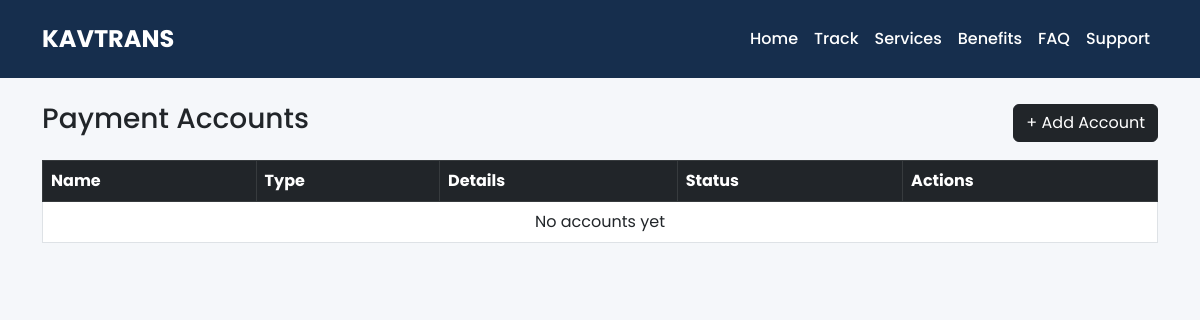
Page /dashboard/payment-accounts/ (signed in) on the earlier database version.
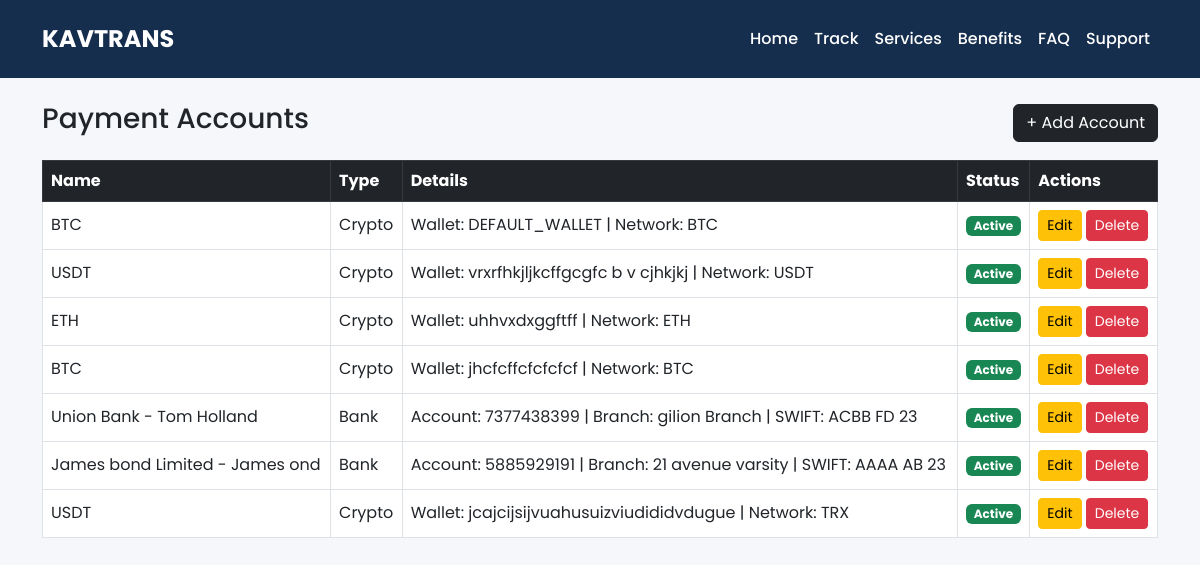
Same page on the later database version.
### core/models.py (models this page shows, shortened)
class CryptoWallet(models.Model):
    CURRENCY_CHOICES = [
        ('BTC','Bitcoin'),
        ('ETH','Ethereum'),
        ('USDT','USDT'),
        ('TRON','TRON')
    ]
    currency = models.CharField(max_length=10, choices=CURRENCY_CHOICES)
    wallet_address = models.CharField(max_length=200)
    network = models.CharField(max_length=50, blank=True)
    notes = models.TextField(blank=True)
    is_active = models.BooleanField(default=True)

### dashboard/views.py (the view, shortened to what this page needs)
# urls.py: path("payment-accounts/", views.payment_accounts, name="payment_accounts"),
@login_required(login_url="admin_login")
def payment_accounts(request):
    bank_accounts = BankAccount.objects.all()
    crypto_accounts = CryptoWallet.objects.all()
    paypal_accounts = PayPalAccount.objects.all()
    accounts = []
    for acc in bank_accounts:
        accounts.append({
            "id": acc.id,
            "name": f"{acc.bank_name} - {acc.account_name}",
            "account_type": "bank",
            "details": f"Account: {acc.account_number} | Branch: {acc.branch} | SWIFT: {acc.swift_code}",
            "is_active": acc.is_active
        })
    for acc in crypto_accounts:
        accounts.append({
            "id": acc.id,
            "name": acc.currency,
            "account_type": "crypto",
            "details": f"Wallet: {acc.wallet_address} | Network: {acc.network or 'N/A'}",
            "is_active": acc.is_active
        })
    accounts.sort(key=lambda x: x["id"], reverse=True)
    return render(request, "dashboard/payment_accounts.html", {"accounts": accounts})

### templates/dashboard/payment_accounts.html
{% extends "dashboard/dashboard_base.html" %}
{% block content %}
<div class="container mt-4">
    <div class="d-flex justify-content-between align-items-center mb-3">
        <h3>Payment Accounts</h3>
        <a href="{% url 'add_payment_account' %}" class="btn btn-dark">+ Add Account</a>
    </div>
    <table class="table table-bordered bg-white table-hover align-middle">
        <thead class="table-dark">
            <tr>
                <th>Name</th>
                <th>Type</th>
                <th>Details</th>
                <th>Status</th>
                <th>Actions</th>
            </tr>
        </thead>
        <tbody>
            {% for acc in accounts %}
            <tr>
                <td>{{ acc.name }}</td>
                <td>{{ acc.account_type|title }}</td>
                <td>{{ acc.details|truncatechars:80 }}</td>
                <td>
                    {% if acc.is_active %}
                        <span class="badge bg-success">Active</span>
                    {% else %}
                        <span class="badge bg-secondary">Inactive</span>
                    {% endif %}
                </td>
                <td>
                    <a href="{% url 'edit_payment_account' acc.account_type acc.id %}" class="btn btn-sm btn-warning">Edit</a>
                    <a href="{% url 'delete_payment_account' acc.account_type acc.id %}" class="btn btn-sm btn-danger" onclick="return confirm('Delete this account?')">Delete</a>
                </td>
            </tr>
            {% empty %}
            <tr>
                <td colspan="5" class="text-center">No accounts yet</td>
            </tr>
            {% endfor %}
        </tbody>
    </table>
</div>
{% endblock %}

### templates/dashboard/dashboard_base.html (shortened to what this page needs)
{% load static %}
<!DOCTYPE html>
<html lang="en">
<head>
<link href="https://cdn.jsdelivr.net/npm/bootstrap@5.3.0/dist/css/bootstrap.min.css" rel="stylesheet">
<link rel="stylesheet" href="https://cdnjs.cloudflare.com/ajax/libs/animate.css/4.1.1/animate.min.css"/>
<link rel="stylesheet" href="https://unpkg.com/leaflet@1.9.4/dist/leaflet.css"/>
<link rel="stylesheet" href="https://unpkg.com/leaflet-control-geocoder/dist/Control.Geocoder.css" />
</head>
<body>
<nav class="navbar navbar-expand-lg navbar-dark py-3">
  <div class="container">
    <a class="navbar-brand" href="#">KAVTRANS</a>
    <div class="collapse navbar-collapse" id="navbarNav">
      <ul class="navbar-nav ms-auto">
        <li class="nav-item"><a class="nav-link" href="#hero">Home</a></li>
        <li class="nav-item"><a class="nav-link" href="#tracking">Track</a></li>
        <li class="nav-item"><a class="nav-link" href="#services">Services</a></li>
        <li class="nav-item"><a class="nav-link" href="#benefits">Benefits</a></li>
        <li class="nav-item"><a class="nav-link" href="#faq">FAQ</a></li>
        <li class="nav-item"><a class="nav-link" href="#support">Support</a></li>
      </ul>
    </div>
  </div>
</nav>
<div>
{% block content %}{% endblock %}
</div>
</body>
</html>

### templates/dashboard/dashboard_base.html (style rules this page uses)
:root { --primary:#162e4d; --secondary:#000; --white:#fff; --light:#f5f7fa; }
body { font-family:'Poppins', sans-serif; background:var(--light); margin:0; }
.navbar { background:var(--primary); }
.navbar .navbar-brand { color:white; font-weight:700; font-size:24px; }
.navbar .navbar-nav .nav-link { color:white; font-weight:500; }

Differences in the rows shown:
added CryptoWallet: name "BTC"
added CryptoWallet: name "USDT"
added CryptoWallet: name "ETH"
added CryptoWallet: name "BTC"
added CryptoWallet: name "USDT"
Other differences:
new list line: "Crypto Wallet: DEFAULT_WALLET | Network: BTC Active Edit Delete"
new list line: "Crypto Wallet: vrxrfhkjljkcffgcgfc b v cjhkjkj | Network: USDT Active Edit Delete"
new list line: "Crypto Wallet: uhhvxdxggftff | Network: ETH Active Edit Delete"
new list line: "Crypto Wallet: jhcfcffcfcfcfcf | Network: BTC Active Edit Delete"
new list line: "Union Bank - Tom Holland Bank Account: 7377438399 | Branch: gilion Branch | SWIFT: ACBB FD 23 Active Edit Delete"
new list line: "James bond Limited - James ond Bank Account: 5885929191 | Branch: 21 avenue varsity | SWIFT: AAAA AB 23 Active Edit Delete"
new list line: "Crypto Wallet: jcajcijsijvuahusuizviudididvdugue | Network: TRX Active Edit Delete"
text no longer shown: "No accounts yet"
